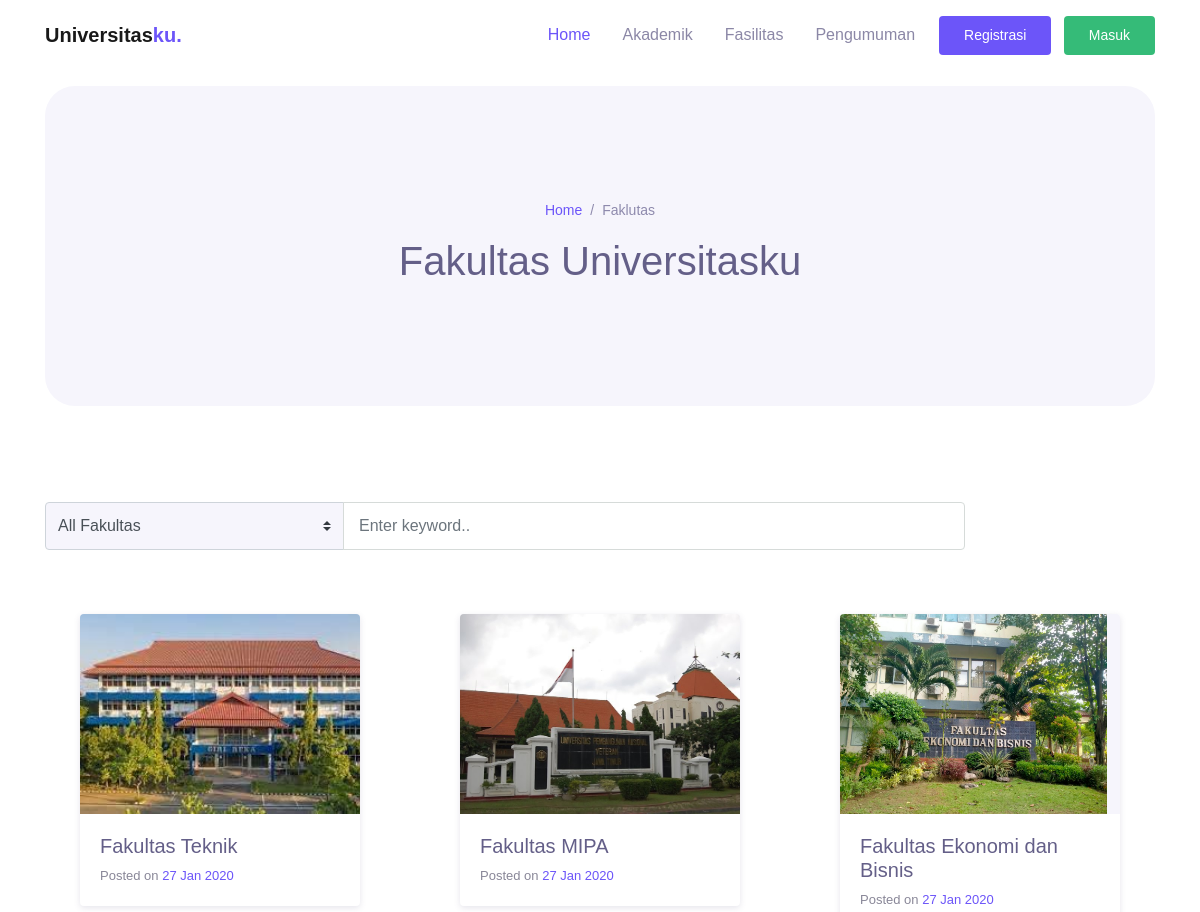
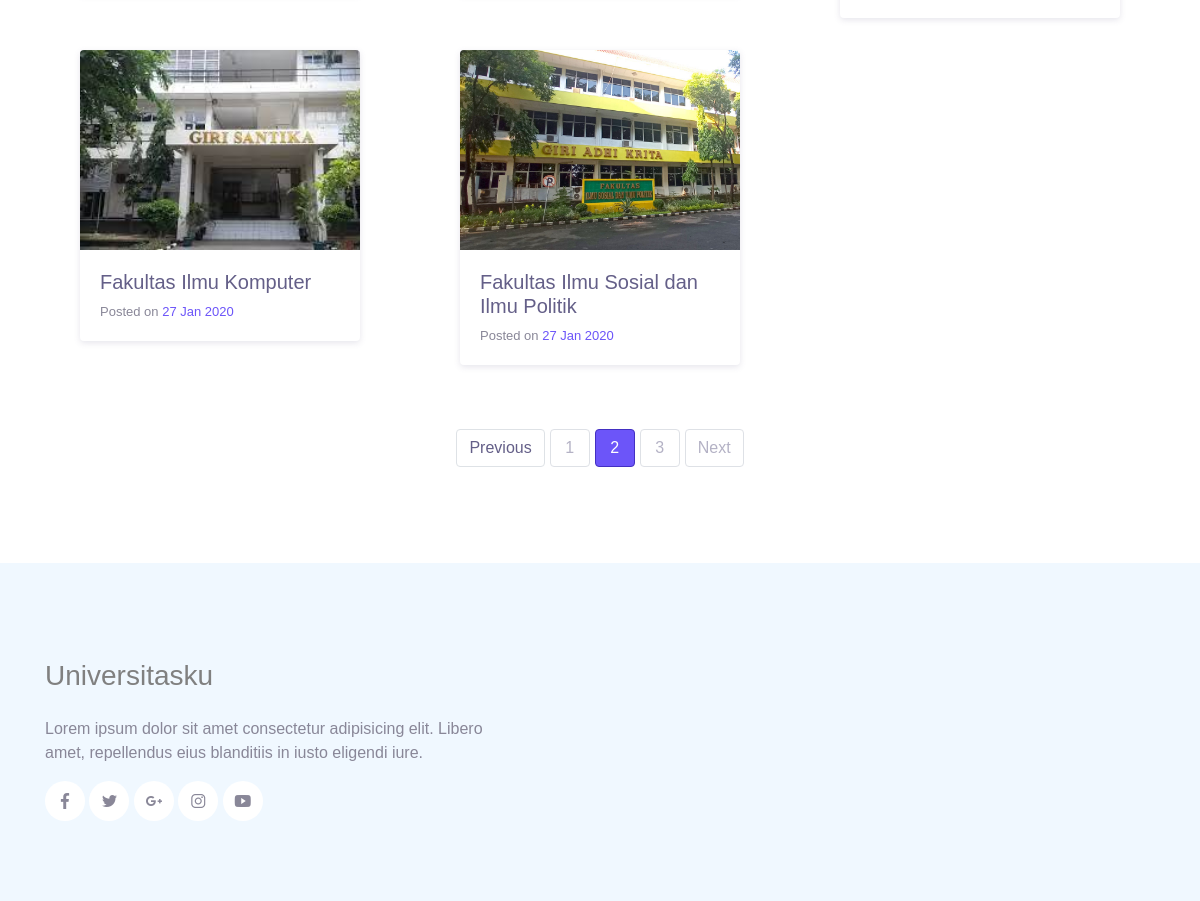
Screenshot of /views/vAkademik.php with the database file from the repository (2 pictures, top to bottom).
### tables this page shows
CREATE TABLE `tbl_fakultas` (
  `id_fakultas` int(11) NOT NULL,
  `nama_fakultas` varchar(100) NOT NULL,
  `img_fakultas` varchar(255) NOT NULL
);

### views/vAkademik.php (the view, shortened to what this page needs)
<?php include '../koneksi.php'?>
<!DOCTYPE html>
<html lang="en">
<head>
  <link rel="stylesheet" href="../assets/css/maicons.css">
  <link rel="stylesheet" href="../assets/css/bootstrap.css">
  <link rel="stylesheet" href="../assets/vendor/animate/animate.css">
  <link rel="stylesheet" href="../assets/css/theme.css">
</head>
<body>
  <header>
    <nav class="navbar navbar-expand-lg navbar-light bg-white sticky" data-offset="300">
      <div class="container">
        <a href="#" class="navbar-brand">Universitas<span class="text-primary">ku.</span></a>
        <div class="navbar-collapse collapse" id="navbarContent">
          <ul class="navbar-nav ml-auto">
            <li class="nav-item active">
              <a class="nav-link" href="../index.php">Home</a>
            </li>
            <li class="nav-item">
              <a class="nav-link" href="../views/vAkademik.php">Akademik</a>
            </li>
            <li class="nav-item">
              <a class="nav-link" href="../views/vFasilitas.php">Fasilitas</a>
            </li>
            <li class="nav-item">
              <a class="nav-link" href="../views/vPengumuman.php">Pengumuman</a>
            </li>
            <li class="nav-item">
            <a class='btn btn-primary ml-lg-2' href='./views/Login/daftar.php'>Registrasi</a>
            <a class='btn btn-success ml-lg-2' href='./views/Login/login.php'>Masuk</a>
            </li>
          </ul>
        </div>
      </div>
    </nav>
    <div class="container">
      <div class="page-banner">
        <div class="row justify-content-center align-items-center h-100">
          <div class="col-md-6">
            <nav aria-label="Breadcrumb">
              <ul class="breadcrumb justify-content-center py-0 bg-transparent">
                <li class="breadcrumb-item"><a href="../index.php">Home</a></li>
                <li class="breadcrumb-item active">Faklutas</li>
              </ul>
            </nav>
            <h1 class="text-center">Fakultas Universitasku</h1>
          </div>
        </div>
      </div>
    </div>
  </header>
  <div class="page-section">
    <div class="container">
      <div class="row">
        <div class="col-sm-10">
          <form action="#" class="form-search-blog">
            <div class="input-group">
              <div class="input-group-prepend">
                <select id="categories" class="custom-select bg-light">
                  <option>All Fakultas</option>
                  <?php $fakultas = mysqli_query($conn, "SELECT * FROM tbl_fakultas");
                  ?>
                </select>
              </div>
              <input type="text" class="form-control" placeholder="Enter keyword..">
            </div>
          </form>
        </div>
      </div>
      <div class="row my-5">
      <?php $fakultas = mysqli_query($conn, "SELECT * FROM tbl_fakultas");
        foreach ($fakultas as $row) {
          echo "
          <div class='col-lg-4 py-3'>
            <div class='card-blog'>
              <div class='header'>
                <div class='post-thumb'>
                  <img src='../assets/img/blog/$row[img_fakultas]' alt=''>
                </div>
              </div>
              <div class='body'>
                <h5 class='post-title'><a href='blog-details.html'>".$row['nama_fakultas']."</a></h5>
                <div class='post-date'>Posted on <a href='#'>27 Jan 2020</a></div>
              </div>
            </div>
          </div>
          ";
        }
      ?>
      </div>
      <nav aria-label="Page Navigation">
        <ul class="pagination justify-content-center">
          <li class="page-item disabled">
            <a class="page-link" href="#" tabindex="-1" aria-disabled="true">Previous</a>
          </li>
          <li class="page-item"><a class="page-link" href="#">1</a></li>
          <li class="page-item active" aria-current="page">
            <a class="page-link" href="#">2 <span class="sr-only">(current)</span></a>
          </li>
          <li class="page-item"><a class="page-link" href="#">3</a></li>
          <li class="page-item">
            <a class="page-link" href="#">Next</a>
          </li>
        </ul>
      </nav>
    </div>
  </div>
  <?php include '../views/footer.php'; ?>
</body>
</html>

### assets/css/theme.css (style rules this page uses)
:root { --primary: #6C55F9; --accent: #FF3D85; --secondary: #645F88; --success: #35bb78; --info: #05B4E1; --warning: #FAC14D; --danger: #FF4943; --grey: #B4B2C5; --dark: #2D2B3A; --light: #F6F5FC; }
body { font-family: "Work Sans", sans-serif; line-height: 1.5; color: #2D2B3A; }
a { color: #6C55F9; text-decoration: none; background-color: transparent; }
.bg-light { background-color: #F6F5FC !important; }
.text-primary { color: #6C55F9 !important; }
.btn-primary { color: #fff; background-color: #6C55F9; border-color: transparent; }
.btn-success { color: #fff; background-color: #35bb78; border-color: transparent; }
.btn { padding: 8px 24px; }
.breadcrumb { font-weight: 500; background-color: #f8f9fa; }
.breadcrumb .breadcrumb-item.active { color: #8e8aad; }
.breadcrumb .breadcrumb-item + .breadcrumb-item::before { color: #8e8aad; }
.navbar { min-height: 70px; }
.navbar.sticky { z-index: 1080; }
.navbar-brand { font-weight: 600; padding-top: 10px; padding-bottom: 10px; }
.navbar-nav { margin-top: 10px; border-top: 1px solid #e4e7ee; flex-shrink: 0; }
.navbar-nav .nav-link { transition: all .2s ease; }
.navbar-nav .btn { font-size: 14px; }
.navbar-light .navbar-nav .nav-link { color: rgba(100, 95, 136, 0.75); }
.navbar-light .navbar-nav .show > .nav-link, .navbar-light .navbar-nav .active > .nav-link, .navbar-light .navbar-nav .nav-link.show, .navbar-light .navbar-nav .nav-link.active { font-weight: 500; color: #6C55F9; }
@media (min-width: 992px) { .navbar-expand-lg .navbar-nav { margin-top: 0; border-top: none; } }
@media (min-width: 992px) { .navbar-expand-lg .navbar-nav .nav-link { padding-right: 16px; padding-left: 16px; } }
@media (min-width: 992px) { .navbar-expand-lg .navbar-nav { align-items: center; } }
.form-control { padding: 8px 15px; height: calc(1.5em + 1.375rem + 2px); border-color: #d6dbd9; }
.custom-select { height: calc(1.5em + 1.375rem + 2px); }
.page-link { margin-left: 5px; min-width: 40px; color: #B4B2C5; border: 1px solid #dee1e6; text-align: center; border-radius: 4px; }
.page-item.active .page-link { z-index: 3; color: #fff; background-color: #6C55F9; border-color: #4330c2; }
.page-item.disabled .page-link { color: #645F88; pointer-events: none; cursor: auto; background-color: #fff; border-color: #dee2e6; }
.page-section { position: relative; padding-top: 80px; padding-bottom: 80px; color: #898798; overflow: hidden; }
.page-banner { position: relative; margin-top: 16px; margin-bottom: 16px; height: 320px; background-color: #F6F5FC; color: #645F88; border-radius: 30px; z-index: 10; }
.page-banner .breadcrumb-item, .page-banner .breadcrumb-item a { font-size: 14px; }
.card-blog { display: block; margin: 0 auto; max-width: 280px; border-radius: 4px; box-shadow: 0 2px 6px rgba(100, 95, 136, 0.16); overflow: hidden; }
.card-blog .header { background-color: #F6F5FC; }
.card-blog .header .post-thumb { position: relative; display: block; width: 100%; height: 200px; overflow: hidden; }
.card-blog .header .post-thumb img { width: auto; height: 100%; }
.card-blog .body { padding: 20px; }
.card-blog .post-title a { color: #645F88; transition: color .2s ease; }
.card-blog .post-date { font-size: 13px; }
.form-search-blog .custom-select { border-top-right-radius: 0; border-bottom-right-radius: 0; }

### rows the page displays
tbl_fakultas: img_fakultas (picture), nama_fakultas "Fakultas Teknik"
tbl_fakultas: img_fakultas (picture), nama_fakultas "Fakultas MIPA"
tbl_fakultas: img_fakultas (picture), nama_fakultas "Fakultas Ekonomi dan Bisnis"
tbl_fakultas: img_fakultas (picture), nama_fakultas "Fakultas Ilmu Komputer"
tbl_fakultas: img_fakultas (picture), nama_fakultas "Fakultas Ilmu Sosial dan Ilmu Politik"
